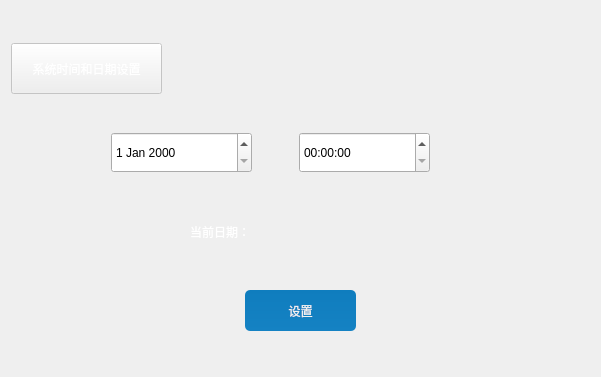
<?xml version="1.0" encoding="UTF-8"?>
<ui version="4.0">
 <class>TimeSetting</class>
 <widget class="QDialog" name="TimeSetting">
  <property name="geometry">
   <rect>
    <x>0</x>
    <y>0</y>
    <width>601</width>
    <height>377</height>
   </rect>
  </property>
  <property name="windowTitle">
   <string>Dialog</string>
  </property>
  <layout class="QGridLayout" name="gridLayout">
   <item row="0" column="0">
    <widget class="QPushButton" name="pushButton">
     <property name="enabled">
      <bool>false</bool>
     </property>
     <property name="minimumSize">
      <size>
       <width>151</width>
       <height>51</height>
      </size>
     </property>
     <property name="maximumSize">
      <size>
       <width>151</width>
       <height>51</height>
      </size>
     </property>
     <property name="styleSheet">
      <string notr="true">color:rgb(255,255,255)</string>
     </property>
     <property name="text">
      <string>系统时间和日期设置</string>
     </property>
    </widget>
   </item>
   <item row="1" column="0">
    <layout class="QGridLayout" name="gridLayout_2">
     <property name="leftMargin">
      <number>100</number>
     </property>
     <property name="rightMargin">
      <number>160</number>
     </property>
     <item row="0" column="0">
      <widget class="QDateEdit" name="dateEdit">
       <property name="sizePolicy">
        <sizepolicy hsizetype="Expanding" vsizetype="Expanding">
         <horstretch>0</horstretch>
         <verstretch>0</verstretch>
        </sizepolicy>
       </property>
       <property name="minimumSize">
        <size>
         <width>141</width>
         <height>41</height>
        </size>
       </property>
       <property name="maximumSize">
        <size>
         <width>141</width>
         <height>41</height>
        </size>
       </property>
       <property name="styleSheet">
        <string notr="true">background-color:rgb(38, 112, 197);
border-radius:0px;

QComboBox::drop-down,QDateEdit::drop-down {
	subcontrol-origin: padding;
	subcontrol-position: top right;
	width: 15px; 
	border-left-width: 1px;
	border-left-style: solid;
	border-top-right-radius: 3px;
	border-bottom-right-radius: 3px;
	border-left-color: #50A3F0;
}

QComboBox::down-arrow,QDateEdit::down-arrow {
	image: url(:/icon/arrowdown.png); 
}
color:rgb(255,255,255)</string>
       </property>
      </widget>
     </item>
     <item row="0" column="1">
      <spacer name="horizontalSpacer">
       <property name="orientation">
        <enum>Qt::Horizontal</enum>
       </property>
       <property name="sizeHint" stdset="0">
        <size>
         <width>18</width>
         <height>20</height>
        </size>
       </property>
      </spacer>
     </item>
     <item row="0" column="2">
      <widget class="QTimeEdit" name="timeEdit">
       <property name="sizePolicy">
        <sizepolicy hsizetype="Expanding" vsizetype="Expanding">
         <horstretch>0</horstretch>
         <verstretch>0</verstretch>
        </sizepolicy>
       </property>
       <property name="minimumSize">
        <size>
         <width>131</width>
         <height>41</height>
        </size>
       </property>
       <property name="maximumSize">
        <size>
         <width>131</width>
         <height>41</height>
        </size>
       </property>
       <property name="styleSheet">
        <string notr="true">background-color:rgb(38, 112, 197);
border-radius:0px;

QComboBox::drop-down,QDateEdit::drop-down {
	subcontrol-origin: padding;
	subcontrol-position: top right;
	width: 15px; 
	border-left-width: 1px;
	border-left-style: solid;
	border-top-right-radius: 3px;
	border-bottom-right-radius: 3px;
	border-left-color: #50A3F0;
}

QComboBox::down-arrow,QDateEdit::down-arrow {
	image: url(:/icon/arrowdown.png); 
}

color:rgb(255,255,255)</string>
       </property>
      </widget>
     </item>
    </layout>
   </item>
   <item row="2" column="0">
    <layout class="QHBoxLayout" name="horizontalLayout_5" stretch="1,1,1">
     <item>
      <spacer name="horizontalSpacer_3">
       <property name="orientation">
        <enum>Qt::Horizontal</enum>
       </property>
       <property name="sizeHint" stdset="0">
        <size>
         <width>40</width>
         <height>20</height>
        </size>
       </property>
      </spacer>
     </item>
     <item>
      <widget class="QLabel" name="label">
       <property name="sizePolicy">
        <sizepolicy hsizetype="Expanding" vsizetype="Expanding">
         <horstretch>0</horstretch>
         <verstretch>0</verstretch>
        </sizepolicy>
       </property>
       <property name="minimumSize">
        <size>
         <width>221</width>
         <height>41</height>
        </size>
       </property>
       <property name="maximumSize">
        <size>
         <width>221</width>
         <height>41</height>
        </size>
       </property>
       <property name="styleSheet">
        <string notr="true">font: 75 11pt &quot;微软雅黑&quot;;
color:rgb(255,255,255)</string>
       </property>
       <property name="text">
        <string>当前日期：</string>
       </property>
      </widget>
     </item>
     <item>
      <spacer name="horizontalSpacer_2">
       <property name="orientation">
        <enum>Qt::Horizontal</enum>
       </property>
       <property name="sizeHint" stdset="0">
        <size>
         <width>268</width>
         <height>20</height>
        </size>
       </property>
      </spacer>
     </item>
    </layout>
   </item>
   <item row="3" column="0">
    <layout class="QHBoxLayout" name="horizontalLayout_4" stretch="1,1,1">
     <item>
      <spacer name="horizontalSpacer_5">
       <property name="orientation">
        <enum>Qt::Horizontal</enum>
       </property>
       <property name="sizeHint" stdset="0">
        <size>
         <width>158</width>
         <height>20</height>
        </size>
       </property>
      </spacer>
     </item>
     <item>
      <widget class="QPushButton" name="setButton">
       <property name="sizePolicy">
        <sizepolicy hsizetype="Expanding" vsizetype="Expanding">
         <horstretch>0</horstretch>
         <verstretch>0</verstretch>
        </sizepolicy>
       </property>
       <property name="minimumSize">
        <size>
         <width>111</width>
         <height>41</height>
        </size>
       </property>
       <property name="maximumSize">
        <size>
         <width>111</width>
         <height>41</height>
        </size>
       </property>
       <property name="focusPolicy">
        <enum>Qt::NoFocus</enum>
       </property>
       <property name="styleSheet">
        <string notr="true">QPushButton{
	border-style: none;
	border: 0px;
	color: #F0F0F0;
	padding: 5px;	
	border-radius:5px;
	background: qlineargradient(spread:pad, x1:0, y1:0, x2:0, y2:1, stop:0 #0F7DBE, stop:1 #1582C3); 
}

.QPushButton[focusPolicy=&quot;0&quot;] {
	border-style: none;
	border: 0px;
	color: #F0F0F0;
	padding: 0px;	
	border-radius:3px;
	background: qlineargradient(spread:pad, x1:0, y1:0, x2:0, y2:1, stop:0 #0F7DBE, stop:1 #1582C3); 
}

.QPushButton:hover{ 
	background: qlineargradient(spread:pad, x1:0, y1:0, x2:0, y2:1, stop:0 #50A3F0, stop:1 #489CEA);
}

.QPushButton:pressed{ 
	background: qlineargradient(spread:pad, x1:0, y1:0, x2:0, y2:1, stop:0 #0F7DBE, stop:1 #1582C3);
}</string>
       </property>
       <property name="text">
        <string>设置</string>
       </property>
      </widget>
     </item>
     <item>
      <spacer name="horizontalSpacer_4">
       <property name="orientation">
        <enum>Qt::Horizontal</enum>
       </property>
       <property name="sizeHint" stdset="0">
        <size>
         <width>158</width>
         <height>20</height>
        </size>
       </property>
      </spacer>
     </item>
    </layout>
   </item>
  </layout>
 </widget>
 <resources/>
 <connections/>
</ui>
